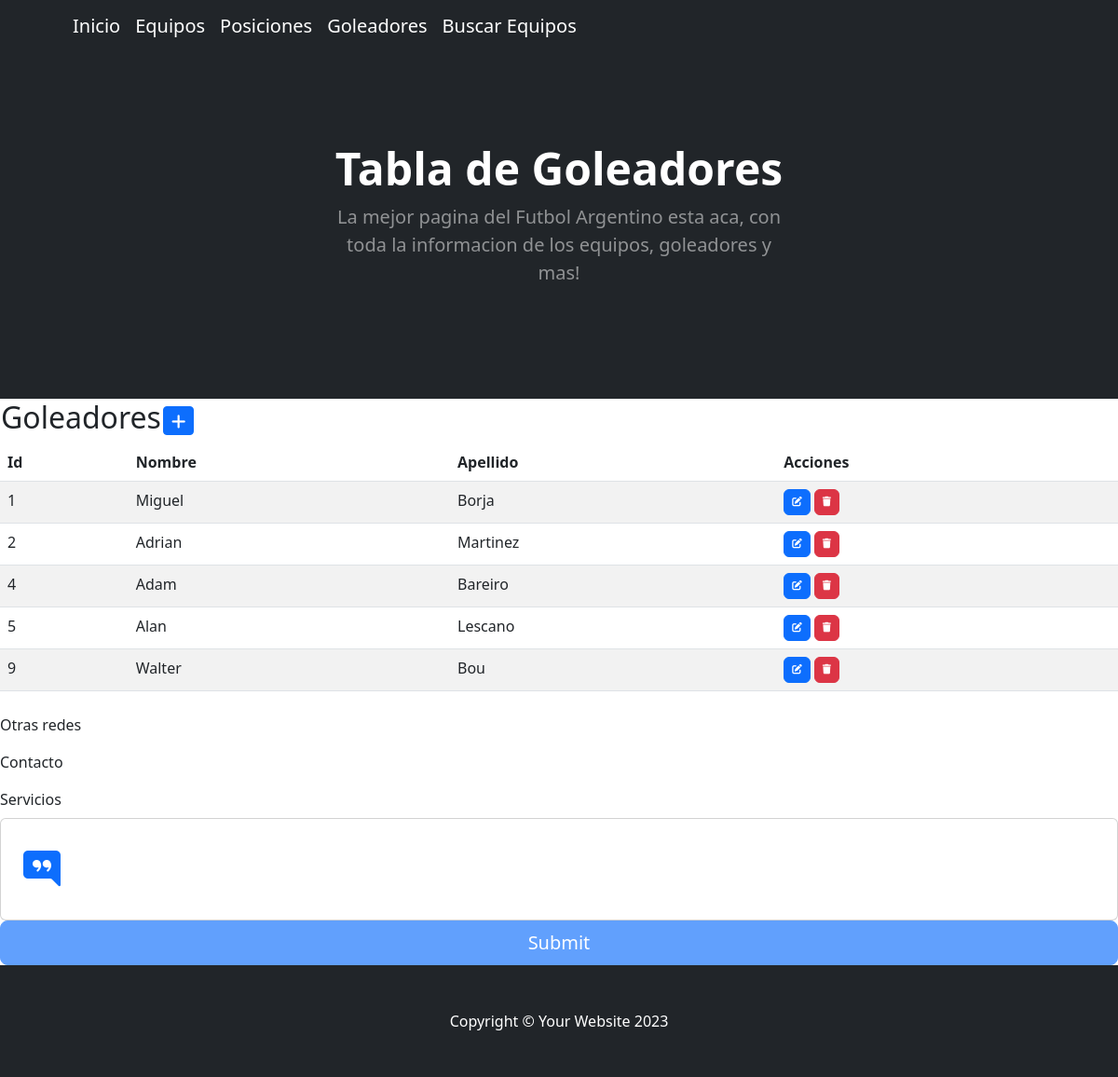
/goleadores, run on the app's committed database.
### aplicacion/models.py (models this page shows, shortened)
class Goleador(models.Model):
    nombre = models.CharField(max_length=60)
    apellido = models.CharField(max_length=60)
    class Meta:
        verbose_name = "Goleador"
        verbose_name_plural = "Goleadores"

### aplicacion/views.py (the view)
# urls.py: path('goleadores', goleadores, name = "goleadores"),
def goleadores(request):
    contexto = {'goleador': Goleador.objects.all()}
    return render(request, "aplicacion/goleadores.html", contexto)

### aplicacion/templates/aplicacion/goleadores.html (shortened to what this page needs)
{% extends "aplicacion/index.html" %}
{% block titulo %}
<h1 class="display-5 fw-bolder text-white mb-2">Tabla de Goleadores</h1>
{% endblock titulo %}
{% block contenido %}
<table>
    <tr>
        <td> <h2>Goleadores</h2></td>
        <td>
            <a
            href="{% url 'goleador_create' %}"
            class="btn btn-primary btn-sm"
            >
            </a>
        </td>
    </tr>
    </table>
<table class="table table-striped">
    <thead>
        <tr>
            <th>Id</th>
            <th>Nombre</th>
            <th>Apellido</th>
            <th>Acciones</th>
        </tr>
    </thead>
    <tbody>
    {% for c in goleador %}
        <tr>
            <td>{{ c.id }}</td>
            <td>{{ c.nombre }}</td>
            <td>{{ c.apellido }}</td>
            <td>
                <a
                  href="{% url 'goleador_update' c.id %}"
                  class="btn btn-primary"
                  style="--bs-btn-padding-y: .25rem; --bs-btn-padding-x: .5rem; --bs-btn-font-size: .75rem;"
                  >
                </a>
                <a
                  href="{% url 'goleador_delete' c.id %}"
                  class="btn btn-danger"
                  style="--bs-btn-padding-y: .25rem; --bs-btn-padding-x: .5rem; --bs-btn-font-size: .75rem;"
                  >
                </a>
            </td>
        </tr>
    {% endfor %}
    </tbody>
</table>
{% endblock contenido %}

### data on the page
Goleador: id "1", nombre "Miguel", apellido "Borja"
Goleador: id "2", nombre "Adrian", apellido "Martinez"
Goleador: id "4", nombre "Adam", apellido "Bareiro"
Goleador: id "5", nombre "Alan", apellido "Lescano"
Goleador: id "9", nombre "Walter", apellido "Bou"
